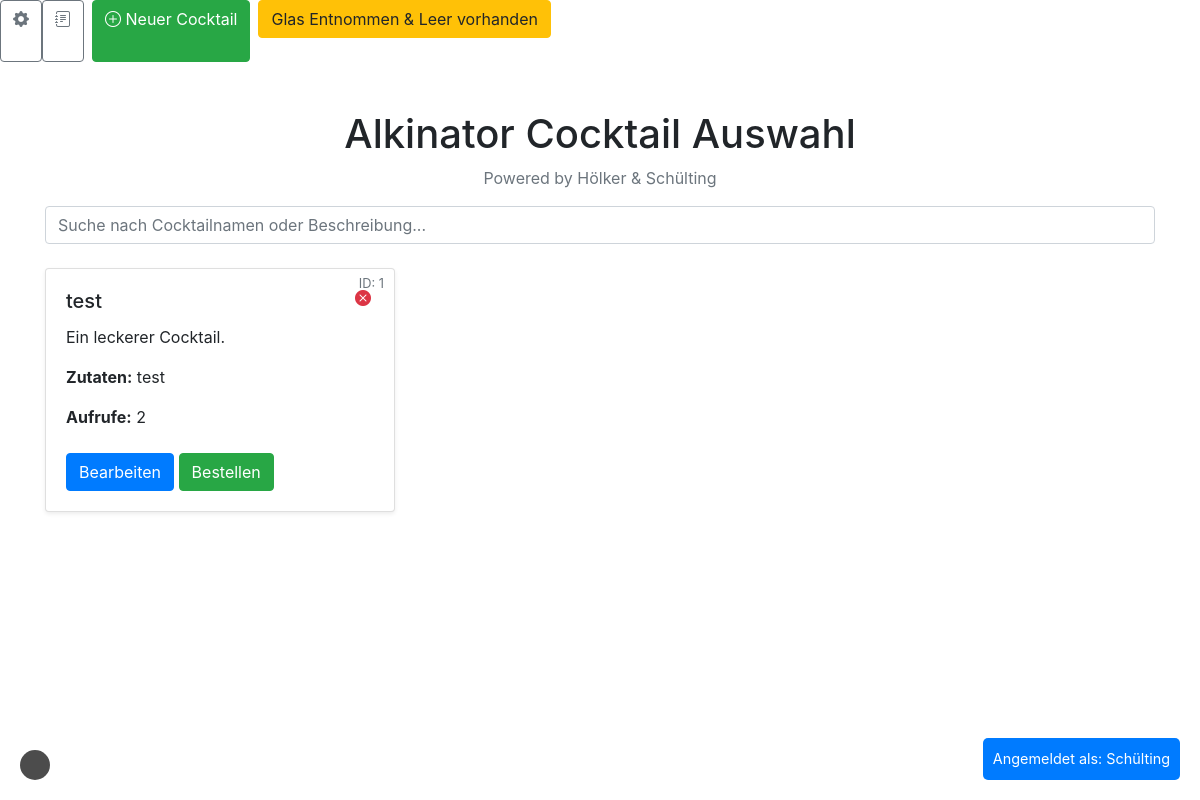
Before: / with the older database file.
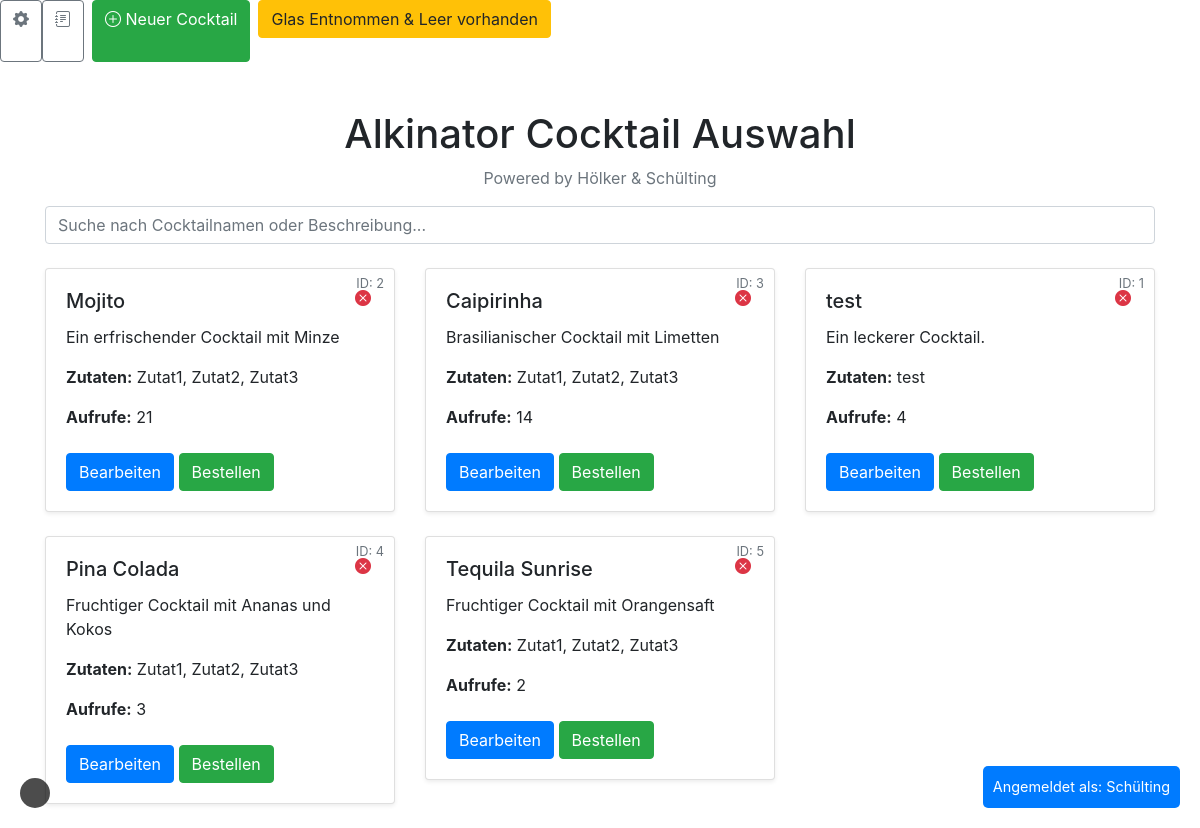
After: the same page with the newer database file.
### tables this page shows
CREATE TABLE cocktails (
        id INTEGER PRIMARY KEY AUTOINCREMENT,
        name TEXT NOT NULL,
        ingredients TEXT NOT NULL,
        description TEXT,
        image_path TEXT,
        counter INTEGER DEFAULT 0
    );

CREATE TABLE users (
        id INTEGER PRIMARY KEY AUTOINCREMENT,
        username TEXT UNIQUE NOT NULL,
        user_agent TEXT,
        ip_address TEXT
    );

### app.py (the view)
@app.route('/')
def index():
    user_agent = request.headers.get('User-Agent')
    ip_address = request.remote_addr
    with get_db_connection() as conn:
        cursor = conn.cursor()
        cursor.execute(
            '''
            SELECT username FROM users WHERE user_agent = ? OR ip_address = ?
            ''',
            (user_agent, ip_address)
        )
        user = cursor.fetchone()
        if user:
            session['user'] = user['username']  # Benutzer erkannt, in die Session setzen
        else:
            return redirect(url_for('register'))  # Benutzer nicht erkannt, zur Registrierung leiten
    cocktails = cursor.execute('SELECT * FROM cocktails ORDER BY counter DESC').fetchall()
    return render_template('index.html', cocktails=cocktails)

### app.py (called while the page is built)
def get_db_connection():
    def trace_callback(sql):
        with open('sql_log.txt', 'a') as f:
            f.write(f"[SQL TRACE]: {sql}\n")
    conn = sqlite3.connect('cocktails.db', timeout=10)
    conn.row_factory = sqlite3.Row
    conn.set_trace_callback(trace_callback)  # Logging aktivieren
    return conn

@app.context_processor
def inject_global_settings():
    with get_db_connection() as conn:
        cursor = conn.cursor()
        cursor.execute('SELECT value FROM settings WHERE name = ?', ('global_cocktail_access',))
        global_access = cursor.fetchone()
        global_access = global_access['value'] == '1' if global_access else False
    return dict(global_access=global_access)

### templates/index.html (shortened to what this page needs)
<!DOCTYPE html>
<html lang="de">
<head>
    <link href="https://stackpath.bootstrapcdn.com/bootstrap/4.5.2/css/bootstrap.min.css" rel="stylesheet">
    <link rel="stylesheet" href="https://cdnjs.cloudflare.com/ajax/libs/bootstrap-icons/1.8.1/font/bootstrap-icons.min.css">
</head>
<body>
    <div class="header-icons d-flex">
        {% if session.get('user') in ['Hölker', 'Schülting'] or global_access %}
            {% if session.get('user') in ['Hölker', 'Schülting'] %}
            <a href="{{ url_for('settings') }}" class="btn btn-outline-secondary" title="Einstellungen">
                <i class="bi bi-gear-fill"></i>
            </a>
            <a href="{{ url_for('order_logs') }}" class="btn btn-outline-secondary" title="Logs">
                <i class="bi bi-journal-text"></i>
            </a>
            {% endif %}
            <a href="{{ url_for('create_cocktail') }}" class="btn btn-success mx-2">
                <i class="bi bi-plus-circle me-1"></i> Neuer Cocktail
            </a>
            <div class="text-center mb-4">
                <button class="btn btn-warning" onclick="confirmGlasEntnommen()">Glas Entnommen & Leer vorhanden</button>
            </div>
        {% else %}
            <div class="text-center mb-4">
                <button class="btn btn-warning" onclick="confirmGlasEntnommen()">Glas Entnommen & Leer vorhanden</button>
            </div>
        {% endif %}
    </div>
    <div class="container mt-5">
        <h1 class="text-center">Alkinator Cocktail Auswahl</h1>
        <p class="text-center text-muted">Powered by Hölker & Schülting</p>
        <div class="mb-4">
            <input type="text" id="search-input" class="form-control" placeholder="Suche nach Cocktailnamen oder Beschreibung..." oninput="filterCocktails()">
        </div>
        <div id="cocktail-container" class="row">
            {% for cocktail in cocktails %}
            <div class="col-md-4 mb-4 cocktail-card" data-name="{{ cocktail['name']|lower }}" data-description="{{ cocktail['description']|lower }}">
                <div class="card shadow-sm position-relative">
                    <span class="cocktail-id">ID: {{ cocktail['id'] }}</span>
                    {% if session.get('user') in ['Hölker', 'Schülting'] %}
                        <button class="btn btn-link text-danger position-absolute"
                                style="top: 10px; right: 10px;"
                                onclick="deleteCocktail({{ cocktail['id'] }})"
                                title="Rezept löschen">
                            <i class="bi bi-x-circle-fill"></i>
                        </button>
                    {% endif %}
                    <div class="card-body">
                        <h5 class="card-title">{{ cocktail['name'] }}</h5>
                        <p class="card-text">{{ cocktail['description'] or "Ein leckerer Cocktail." }}</p>
                        <p><strong>Zutaten:</strong> {{ cocktail['ingredients'] }}</p>
                        <p><strong>Aufrufe:</strong> {{ cocktail['counter'] }}</p>
                        {% if session.get('user') in ['Hölker', 'Schülting'] or global_access %}
                        <a href="{{ url_for('edit_cocktail', id=cocktail['id']) }}" class="btn btn-primary mt-2">Bearbeiten</a>
                        {% endif %}
                        <button onclick="orderCocktail({{ cocktail['id'] }})" class="btn btn-success mt-2">Bestellen</button>
                    </div>
                </div>
            </div>
            {% endfor %}
        </div>
    </div>
    <div id="current-user">
        {% if session.get('user') %}
            Angemeldet als: {{ session['user'] }}
        {% else %}
            Nicht angemeldet
        {% endif %}
    </div>
    <a href="{{ url_for('order_queue') }}" class="order-queue-link">
    </a>
</body>
</html>

### templates/index.html (style rules this page uses)
.cocktail-id { position: absolute; top: 5px; right: 10px; font-size: 0.8rem; color: #6c757d; }
.order-queue-link { position: fixed; bottom: 20px; left: 20px; font-size: 2rem; color: white; background-color: rgba(0, 0, 0, 0.7); border-radius: 50%; padding: 15px; z-index: 1000; }
#current-user { font-size: 0.9rem; background-color: #007bff; color: white; padding: 10px; border-radius: 5px; position: fixed; bottom: 20px; right: 20px; z-index: 1000; }

Changed rows visible on the page:
added cocktails: id "2", name "Mojito", description "Ein erfrischender Cocktail mit Minze", ingredients "Zutat1, Zutat2, Zutat3", counter "21"
added cocktails: id "3", name "Caipirinha", description "Brasilianischer Cocktail mit Limetten", ingredients "Zutat1, Zutat2, Zutat3", counter "14"
changed cocktails "test": counter "2" → "4"
added cocktails: id "4", name "Pina Colada", description "Fruchtiger Cocktail mit Ananas und Kokos", ingredients "Zutat1, Zutat2, Zutat3", counter "3"
added cocktails: id "5", name "Tequila Sunrise", description "Fruchtiger Cocktail mit Orangensaft", ingredients "Zutat1, Zutat2, Zutat3", counter "2"
